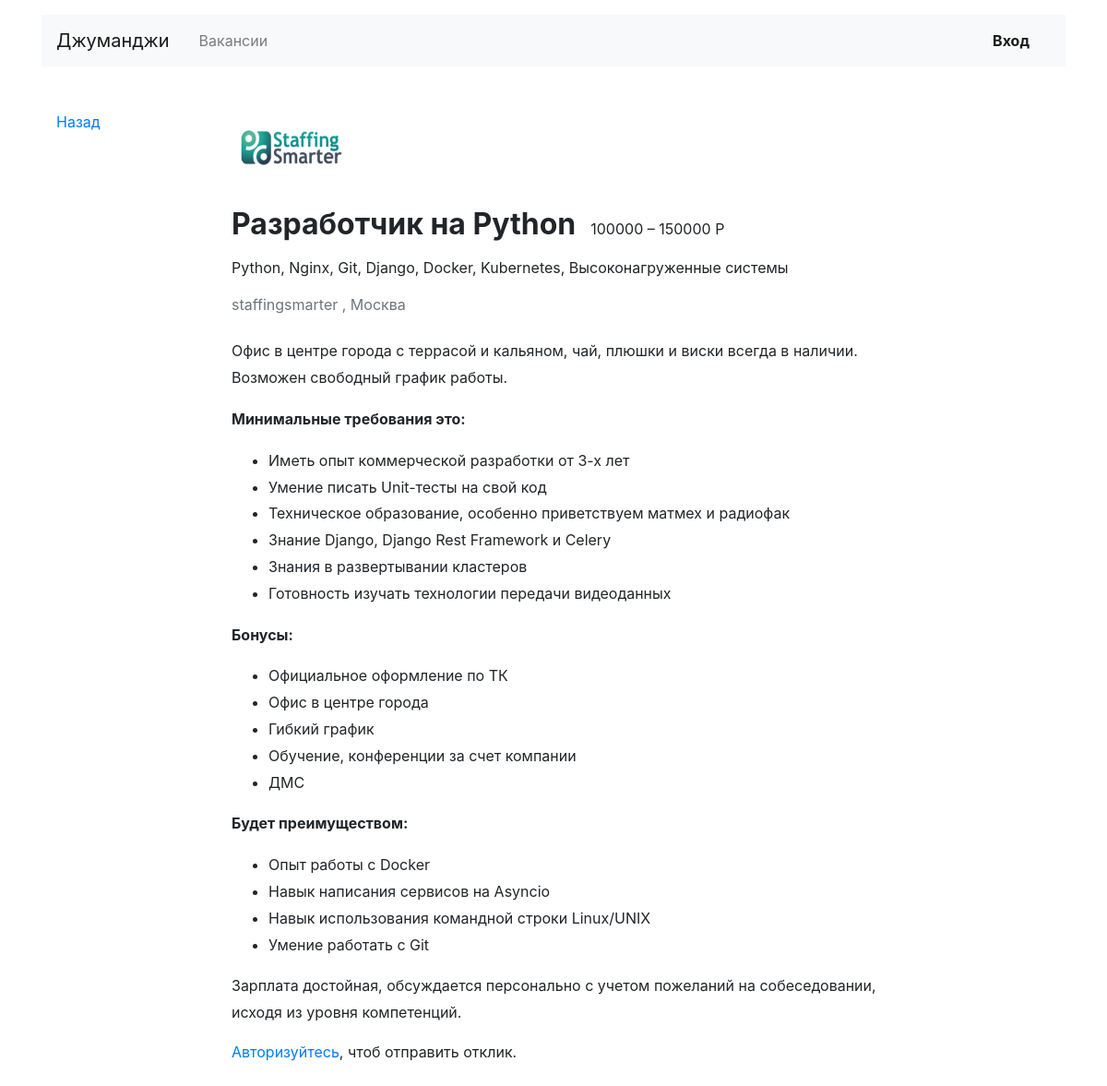
Screenshot of /vacancies/1 with the database file from the repository.
### vacancies/models.py (models this page shows, shortened)
class Vacancy(models.Model):
    title = models.CharField("Название вакансии", max_length=60)
    specialty = models.ForeignKey(
        "Specialty",
        verbose_name="Специализация",
        on_delete=models.CASCADE,
        related_name="vacancies"
    )
    company = models.ForeignKey(
        "Company",
        verbose_name=" Компания ",
        on_delete=models.CASCADE,
        related_name="vacancies"
    )
    skills = models.TextField("Навыки")
    description = models.TextField("Текст")
    salary_min = models.IntegerField("Зарплата от")
    salary_max = models.IntegerField("Зарплата до")
    published_at = models.DateField("Опубликовано", default=datetime.date.today())
    class Meta:
        verbose_name = "Вакансия"
        verbose_name_plural = "Вакансии"

class Company(models.Model):
    name = models.CharField("Название", max_length=50, unique=True)
    location = models.CharField("Город", max_length=50)
    logo = models.ImageField("Логотип", upload_to=MEDIA_COMPANY_IMAGE_DIR, null=True,)
    description = models.TextField("Описание")
    employee_count = models.IntegerField("Количество сотрудников")
    owner = models.OneToOneField(
        User,
        verbose_name="Владелец",
        on_delete=models.CASCADE,
        related_name='mycompnay',
        null=True,
        default=None,
    )
    class Meta:
        verbose_name = "Компания"
        verbose_name_plural = "Компании"

### vacancies/views.py (the view, shortened to what this page needs)
# urls.py: path('vacancies/<int:pk>', views.VacancyView.as_view(), name='vacancy'),
class VacancyView(DetailView):
    model = Vacancy
    template_name = 'vacancies/vacancy.html'
    context_object_name = 'vacancy'
    def get_context_data(self, **kwargs):
        context = super().get_context_data(**kwargs)
        context['form'] = ApplicationForm
        return context

### vacancies/templates/vacancies/vacancy.html (shortened to what this page needs)
{% extends 'vacancies/base.html' %}
{% load crispy_forms_tags %}
{% block container %}
  <main class="container mt-3 pb-5">
    <div class="row mt-5">
      <div class="col-12 col-lg-2">
        <div class="pl-3 mb-5">
          <p><a href="#">Назад</a></p>
        </div>
      </div>
      <div class="col-12 col-lg-8">
        <section class="pl-3">
          {% if vacancy.company.logo %}
            <a href="{% url 'company_list' vacancy.company.id %}"><img src="{{ vacancy.company.logo.url }}" width="130" height="80" alt="Company logo"></a>
          {% endif %}
          <div class="d-flex align-items-baseline align-content-baseline">
            <h1 class="h2 mt-4 font-weight-bold" >{{ vacancy.title }}</h1>
            <p class="m-0 pl-3">{{ vacancy.salary_min }} – {{ vacancy.salary_max }} Р</p>
          </div>
          <p class="mt-2">{{ vacancy.skills }}</p>
          <p class="text-muted mb-4">{{ vacancy.company.name}} , {{ vacancy.company.location}}</p>
          <div style="line-height: 1.8;">
            {{ vacancy.description|safe }}
          </div>
          {% if user.is_authenticated %}
          <form method="post" class="card mt-4 mb-3" >
            <div class="card-body mx-3">
              <p class="h5 mt-3 font-weight-normal">Отозваться на вакансию</p>
              {% csrf_token %}
              {{ form|crispy }}
              <input type="submit" class="btn btn-primary mt-4 mb-2" value="Отправить">
            </div>
          </form>
          {% else %}
          <p  class="font-weight-normal"><a href="{% url 'login_page' %}">Авторизуйтесь</a>, чтоб отправить отклик.</p>
          {% endif %}
        </section>
      </div>
    </div>
  </main>
{% endblock %}

### rows the page displays
Vacancy: company.logo (picture), title "Разработчик на Python", salary_min "100000", salary_max "150000", skills "Python, Nginx, Git, Django, Docker, Kubernetes, Высоконагруженные системы", company.name "staffingsmarter", company.location "Москва", description "Офис в центре города с террасой и кальяном, чай, плюшки и виски всегда в наличии. Возможен свободный график работы. Минимальные требования это: Иметь опыт коммерческой разработки от 3-х лет Умение писать Unit-тесты на свой код Техническое образование, особенно приветствуем матмех и радиофак Знание Django, Django Rest Framework и Celery Знания в развертывании кластеров Готовность изучать технологии передачи видеоданных Бонусы: Официальное оформление по ТК Офис в центре города Гибкий график Обучение, конференции за счет компании ДМС Будет преимуществом: Опыт работы с Docker Навык написания сервисов на Asyncio Навык использования командной строки Linux/UNIX Умение работать с Git Зарплата…"
